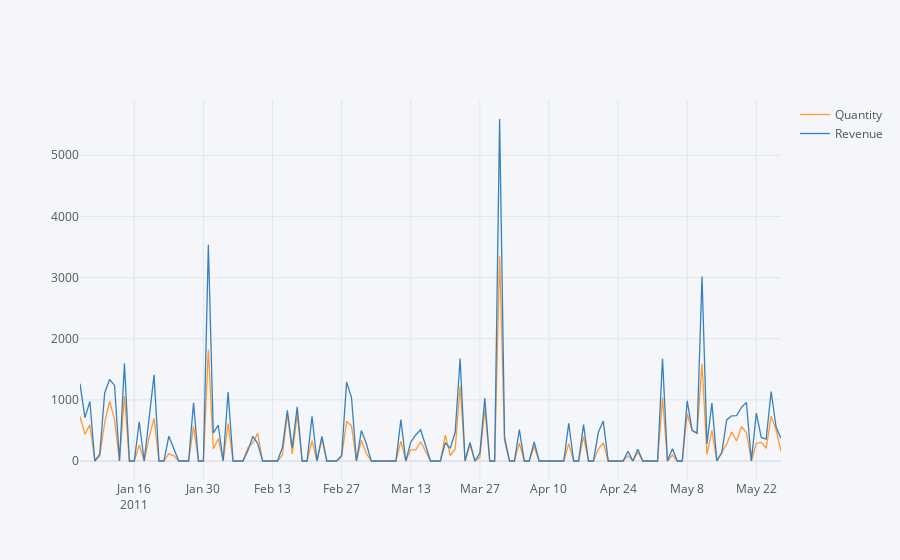

Notebook code for this chart:
### Code cell
df2.iplot(kind="line")

### Figure 1 — Plotly figure (JSON) as saved in the notebook; plotly's stock layout.template omitted (floating-point values rounded to 4 significant figures; data arrays with more than 128 entries replaced by an {"elided": "..."} marker saying what was removed)
{"data": [{"line": {"color": "rgba(255, 153, 51, 1.0)", "dash": "solid", "shape": "linear", "width": 1.3}, "mode": "lines", "name": "Quantity", "text": "", "type": "scatter", "x": {"elided": "143 str values"}, "y": {"elided": "143 int values"}}, {"line": {"color": "rgba(55, 128, 191, 1.0)", "dash": "solid", "shape": "linear", "width": 1.3}, "mode": "lines", "name": "Revenue", "text": "", "type": "scatter", "x": {"elided": "143 str values"}, "y": {"elided": "143 float values"}}], "layout": {"legend": {"bgcolor": "#F5F6F9", "font": {"color": "#4D5663"}}, "paper_bgcolor": "#F5F6F9", "plot_bgcolor": "#F5F6F9", "title": {"font": {"color": "#4D5663"}}, "xaxis": {"gridcolor": "#E1E5ED", "showgrid": true, "tickfont": {"color": "#4D5663"}, "title": {"font": {"color": "#4D5663"}, "text": ""}, "zerolinecolor": "#E1E5ED"}, "yaxis": {"gridcolor": "#E1E5ED", "showgrid": true, "tickfont": {"color": "#4D5663"}, "title": {"font": {"color": "#4D5663"}, "text": ""}, "zerolinecolor": "#E1E5ED"}}}
